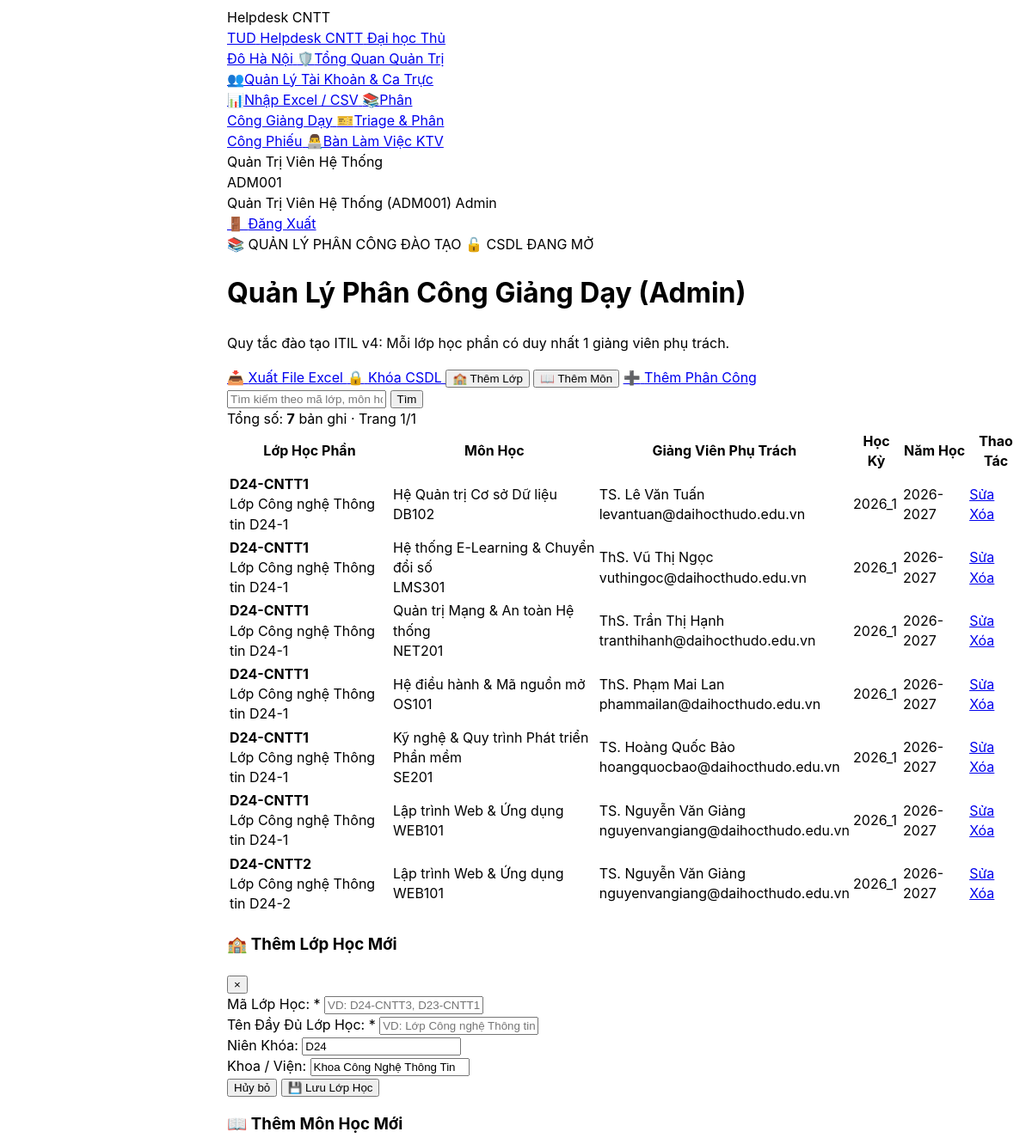
The page /LeHaMy_GiangVien/index.php (signed in, upper part) on the database as committed earlier.
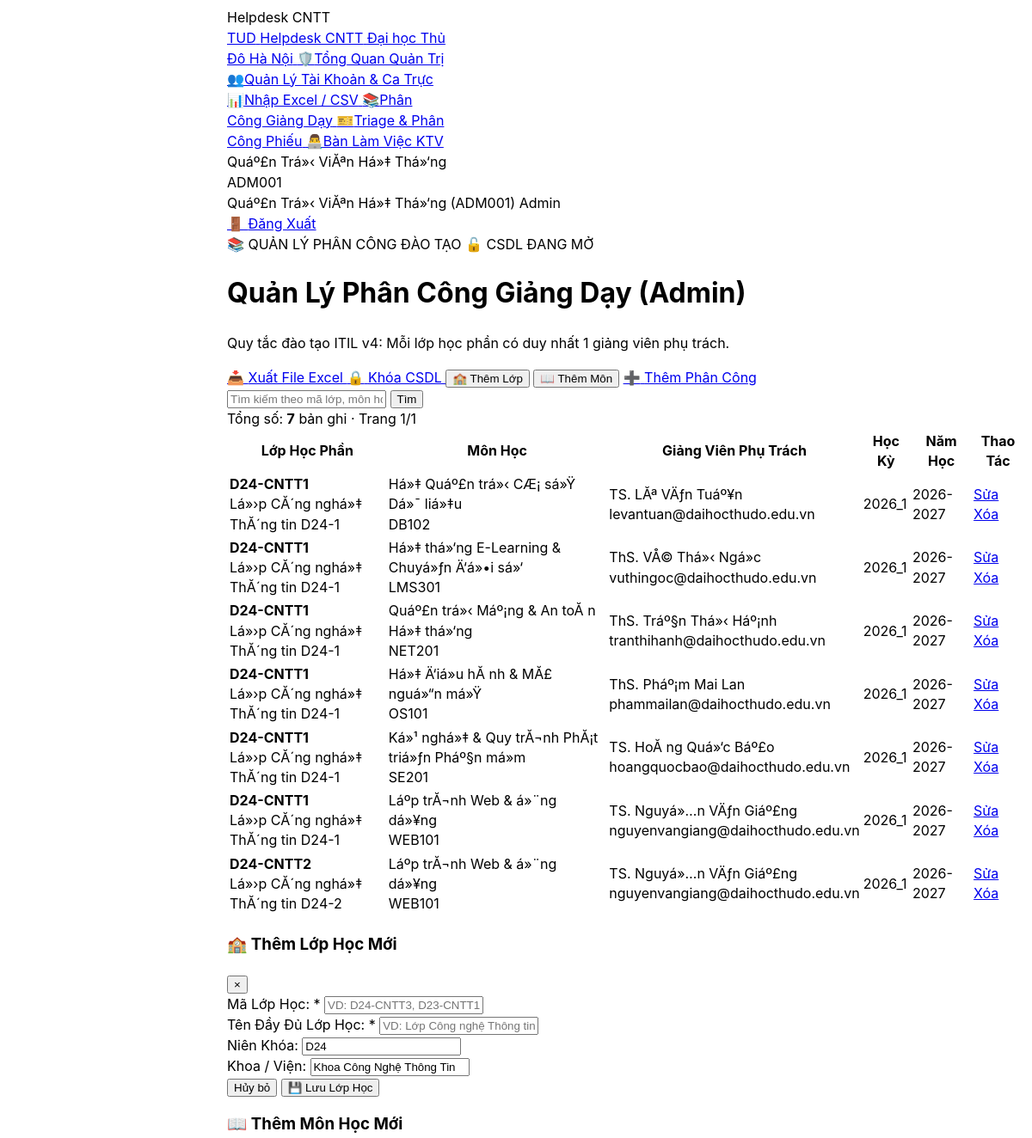
The same page on the database as committed later.
### tables this page shows
CREATE TABLE `course_assignments` (
  `id` int(10) unsigned NOT NULL AUTO_INCREMENT,
  `class_id` int(10) unsigned NOT NULL,
  `course_id` int(10) unsigned NOT NULL,
  `lecturer_id` int(10) unsigned NOT NULL,
  `semester` varchar(20) NOT NULL DEFAULT '2026_1',
  `academic_year` varchar(20) NOT NULL DEFAULT '2026-2027',
  `created_at` datetime NOT NULL DEFAULT current_timestamp(),
  PRIMARY KEY (`id`),
  UNIQUE KEY `uq_course_class_semester` (`class_id`,`course_id`,`semester`),
  KEY `fk_course_assign_course` (`course_id`),
  KEY `fk_course_assign_lecturer` (`lecturer_id`),
  CONSTRAINT `fk_course_assign_class` FOREIGN KEY (`class_id`) REFERENCES `classes` (`id`) ON DELETE CASCADE,
  CONSTRAINT `fk_course_assign_course` FOREIGN KEY (`course_id`) REFERENCES `courses` (`id`) ON DELETE CASCADE,
  CONSTRAINT `fk_course_assign_lecturer` FOREIGN KEY (`lecturer_id`) REFERENCES `users` (`id`) ON DELETE CASCADE
);

CREATE TABLE `classes` (
  `id` int(10) unsigned NOT NULL AUTO_INCREMENT,
  `class_code` varchar(30) NOT NULL,
  `name` varchar(100) NOT NULL,
  `cohort` varchar(20) NOT NULL DEFAULT 'D24',
  `faculty` varchar(100) NOT NULL DEFAULT 'Khoa CĂ´ng nghá»‡ ThĂ´ng tin',
  `academic_year` varchar(30) NOT NULL DEFAULT '2024-2028',
  `created_at` datetime NOT NULL DEFAULT current_timestamp(),
  PRIMARY KEY (`id`),
  UNIQUE KEY `uq_classes_code` (`class_code`)
);

CREATE TABLE `courses` (
  `id` int(10) unsigned NOT NULL AUTO_INCREMENT,
  `course_code` varchar(30) NOT NULL,
  `name` varchar(100) NOT NULL,
  `credits` tinyint(3) unsigned NOT NULL DEFAULT 3,
  `department` varchar(100) NOT NULL DEFAULT 'Bá»™ mĂ´n CĂ´ng nghá»‡ Pháº§n má»m',
  `created_at` datetime NOT NULL DEFAULT current_timestamp(),
  PRIMARY KEY (`id`),
  UNIQUE KEY `uq_courses_code` (`course_code`)
);

CREATE TABLE `users` (
  `id` int(10) unsigned NOT NULL AUTO_INCREMENT,
  `user_code` varchar(30) NOT NULL,
  `name` varchar(100) NOT NULL,
  `email` varchar(190) NOT NULL,
  `personal_email` varchar(190) DEFAULT NULL,
  `password_hash` varchar(255) NOT NULL,
  `role` enum('requester','agent','admin') NOT NULL DEFAULT 'requester',
  `user_type` enum('student','lecturer','staff') NOT NULL DEFAULT 'student',
  `department` varchar(100) DEFAULT NULL,
  `phone` varchar(20) DEFAULT NULL,
  `class_id` int(10) unsigned DEFAULT NULL,
  `cohort` varchar(20) DEFAULT 'D24',
  `academic_status` enum('studying','graduated','expelled','suspended') NOT NULL DEFAULT 'studying',
  `specialty_category_id` int(10) unsigned DEFAULT NULL,
  `max_capacity` tinyint(3) unsigned NOT NULL DEFAULT 5,
  `active_tickets_count` tinyint(3) unsigned NOT NULL DEFAULT 0,
  `is_on_duty` tinyint(1) NOT NULL DEFAULT 1,
  `failed_attempts` tinyint(3) unsigned NOT NULL DEFAULT 0,
  `locked_until` datetime DEFAULT NULL,
  `is_active` tinyint(1) NOT NULL DEFAULT 1,
  `lock_reason` enum('none','brute_force','violation','expelled','tuition_debt','graduated') NOT NULL DEFAULT 'none',
  `is_first_login` tinyint(1) NOT NULL DEFAULT 1,
  `created_at` datetime NOT NULL DEFAULT current_timestamp(),
  `updated_at` datetime NOT NULL DEFAULT current_timestamp() ON UPDATE current_timestamp(),
  `avatar_path` varchar(255) DEFAULT NULL,
  PRIMARY KEY (`id`),
  UNIQUE KEY `uq_users_user_code` (`user_code`),
  UNIQUE KEY `uq_users_email` (`email`),
  KEY `fk_users_class` (`class_id`),
  KEY `fk_users_specialty_category` (`specialty_category_id`),
  KEY `idx_agent_dispatch` (`role`,`is_active`,`is_on_duty`,`specialty_category_id`,`active_tickets_count`),
  KEY `idx_user_lookup` (`user_code`,`user_type`,`academic_status`),
  KEY `idx_cohort_filter` (`cohort`,`academic_status`),
  CONSTRAINT `fk_users_class` FOREIGN KEY (`class_id`) REFERENCES `classes` (`id`) ON DELETE SET NULL,
  CONSTRAINT `fk_users_specialty_category` FOREIGN KEY (`specialty_category_id`) REFERENCES `categories` (`id`) ON DELETE SET NULL
);

### LeHaMy_GiangVien/views/lecturer/assignments/index.php (the view, shortened to what the changed rows need)
<?php
$userRole   = $_SESSION['user']['role'] ?? '';
$userType   = $_SESSION['user']['user_type'] ?? '';
$isLecturer = ($userType === 'lecturer' && $userRole !== 'admin');
$isLocked   = !empty($_SESSION['assignments_locked']);
$pageTitle  = $isLecturer ? 'Lớp Học Phần Tôi Phụ Trách' : 'Quản Lý Phân Công Giảng Dạy (Admin)';
require_once __DIR__ . '/../../../../config/database.php';
?>
<!DOCTYPE html>
<html lang="vi">
<head>
    <script src="https://www.gstatic.com/antigravity/web/dev/tailwindcss.min.js"></script>
</head>
<body class="bg-slate-50 text-slate-800 font-sans antialiased min-h-screen flex flex-col justify-between">
<?php require_once __DIR__ . '/../../../../includes/navbar.php'; ?>
<main class="flex-1 max-w-7xl mx-auto w-full px-4 sm:px-6 lg:px-8 py-6 space-y-6">
    <div class="bg-gradient-to-r from-slate-900 via-indigo-950 to-slate-900 text-white rounded-3xl p-6 shadow-md border border-indigo-900/50 flex flex-col md:flex-row md:items-center justify-between gap-4">
        <div>
            <h1 class="text-2xl font-black text-white">
                <?= htmlspecialchars($pageTitle) ?>
            </h1>
        </div>
    </div>
    <div class="bg-white border border-slate-200 rounded-3xl shadow-sm overflow-hidden">
        <div class="overflow-x-auto">
            <table class="w-full text-left border-collapse text-xs">
                <thead>
                    <tr class="bg-slate-50 text-slate-600 font-bold border-b border-slate-200 text-[11px]">
                        <th class="py-3.5 px-4">Lớp Học Phần</th>
                        <th class="py-3.5 px-4">Môn Học</th>
                        <th class="py-3.5 px-4">Giảng Viên Phụ Trách</th>
                        <th class="py-3.5 px-4 text-center">Học Kỳ</th>
                        <th class="py-3.5 px-4 text-center">Năm Học</th>
                        <?php if (!$isLecturer): ?>
                            <th class="py-3.5 px-4 text-center">Thao Tác</th>
                        <?php endif; ?>
                    </tr>
                </thead>
                <tbody class="divide-y divide-slate-100">
                    <?php if (empty($assignments)): ?>
                        <tr>
                            <td colspan="<?= $isLecturer ? 5 : 6 ?>" class="py-8 text-center text-slate-400">Không có dữ liệu phân công giảng dạy nào.</td>
                        </tr>
                    <?php else: ?>
                        <?php foreach ($assignments as $row): ?>
                            <tr class="hover:bg-slate-50/80 transition">
                                <td class="py-3.5 px-4">
                                    <strong class="font-mono text-indigo-600 font-bold"><?= htmlspecialchars($row['class_code']) ?></strong>
                                    <div class="text-[11px] text-slate-500"><?= htmlspecialchars($row['class_name']) ?></div>
                                </td>
                                <td class="py-3.5 px-4 font-semibold text-slate-800">
                                    <?= htmlspecialchars($row['course_name']) ?>
                                    <div class="text-[11px] text-slate-400 font-mono"><?= htmlspecialchars($row['course_code']) ?></div>
                                </td>
                                <td class="py-3.5 px-4">
                                    <div class="font-bold text-slate-900"><?= htmlspecialchars($row['lecturer_name']) ?></div>
                                    <div class="text-[11px] text-slate-400 font-mono"><?= htmlspecialchars($row['lecturer_email']) ?></div>
                                </td>
                                <td class="py-3.5 px-4 text-center font-mono font-semibold text-indigo-700"><?= htmlspecialchars($row['semester']) ?></td>
                                <td class="py-3.5 px-4 text-center font-mono text-slate-600"><?= htmlspecialchars($row['academic_year']) ?></td>
                                <?php if (!$isLecturer): ?>
                                    <td class="py-3.5 px-4 text-center">
                                        <?php if ($isLocked): ?>
                                            <span class="text-[11px] text-slate-400 italic">Đã khóa</span>
                                        <?php else: ?>
                                            <div class="flex items-center justify-center gap-1.5">
                                                <a href="index.php?action=edit&id=<?= $row['id'] ?>" class="px-2.5 py-1 bg-indigo-50 hover:bg-indigo-100 text-indigo-700 font-bold rounded-lg transition text-[11px]">
                                                    Sửa
                                                </a>
                                                <a href="index.php?action=delete&id=<?= $row['id'] ?>" onclick="return confirm('Bạn có chắc muốn xóa phân công này?');" class="px-2.5 py-1 bg-rose-50 hover:bg-rose-100 text-rose-700 font-bold rounded-lg transition text-[11px]">
                                                    Xóa
                                                </a>
                                            </div>
                                        <?php endif; ?>
                                    </td>
                                <?php endif; ?>
                            </tr>
                        <?php endforeach; ?>
                    <?php endif; ?>
                </tbody>
            </table>
        </div>
    </div>
</main>
</body>
</html>

### includes/navbar.php (shortened to what the changed rows need)
<?php
if (!function_exists('get_app_base_url')) {
    function get_app_base_url(): string {
        $docRoot = str_replace('\\', '/', realpath($_SERVER['DOCUMENT_ROOT'] ?? '') ?: ($_SERVER['DOCUMENT_ROOT'] ?? ''));
        $appRoot = str_replace('\\', '/', realpath(__DIR__ . '/..') ?: dirname(__DIR__));
        $script = $_SERVER['SCRIPT_NAME'] ?? '';
        $folder = 'bai-tap-lon-lap-trinh-web-nhom1';
        $pos = strpos($script, $folder);
        return '/';
    }
}
$appBase = get_app_base_url();
$currentUser = $_SESSION['user'] ?? null;
$isLoggedIn  = !empty($currentUser);
$userRole    = $currentUser['role'] ?? 'guest';
$userType    = $currentUser['user_type'] ?? 'guest';
$hasFixedSidebar = $isLoggedIn;
?>
<script src="https://www.gstatic.com/antigravity/web/dev/tailwindcss.min.js"></script>
<header class="bg-slate-900 border-b border-slate-800 text-slate-100 sticky top-0 z-[70] shadow-md relative">
    <div class="max-w-7xl mx-auto px-4 sm:px-6 lg:px-8">
        <div class="flex items-center justify-between min-h-14">
            <?php if ($hasFixedSidebar): ?>
                <nav aria-label="Điều hướng chính" class="app-role-sidebar fixed top-0 bottom-0 left-0 z-[80] flex flex-col overflow-y-auto bg-slate-900 p-4 shadow-2xl ring-1 ring-white/10 items-stretch gap-1 text-sm">
            <?php else: ?>
                <nav id="primary-navigation" aria-label="Điều hướng chính" class="flex min-w-0 flex-1 items-center gap-1 overflow-x-auto px-2 text-sm">
            <?php endif; ?>
                <?php if ($hasFixedSidebar): ?>
                    <div class="sidebar-user-copy mt-auto border-t border-slate-700/80 pt-4 text-xs text-slate-200">
                        <div class="truncate font-semibold"><?php echo htmlspecialchars($currentUser['name']); ?></div>
                        <div class="mt-1 text-slate-400"><?php echo htmlspecialchars($currentUser['user_code']); ?></div>
                    </div>
                <?php endif; ?>
            </nav>
            <div class="flex items-center gap-2 shrink-0">
                <?php if ($isLoggedIn): ?>
                    <div class="hidden sm:flex items-center gap-2 bg-slate-800/80 border border-slate-700/80 px-3 py-1 rounded-xl text-xs">
                        <span class="font-semibold text-white"><?php echo htmlspecialchars($currentUser['name']); ?></span>
                        <span class="text-slate-400 font-mono text-[11px]">(<?php echo htmlspecialchars($currentUser['user_code']); ?>)</span>
                        <span class="px-1.5 py-0.5 rounded bg-indigo-500/20 text-indigo-300 text-[10px] font-bold uppercase">
                            <?php
                            if ($userRole === 'admin') echo 'Admin';
                            elseif ($userRole === 'agent') echo 'KTV';
                            elseif ($userType === 'lecturer') echo 'Giảng Viên';
                            else echo 'Sinh Viên';
                            ?>
                        </span>
                    </div>
                    <a href="<?php echo $appBase; ?>index.php?action=logout"
                       aria-label="Đăng xuất" title="Đăng xuất"
                       onclick="return confirm('Bạn có chắc chắn muốn đăng xuất?');"
                       class="px-2 sm:px-2.5 py-1.5 bg-rose-600/20 hover:bg-rose-600 text-rose-300 hover:text-white border border-rose-500/30 rounded-xl text-xs font-bold transition flex items-center gap-1">
                        <span>🚪</span> <span class="hidden sm:inline">Đăng Xuất</span>
                    </a>
                <?php else: ?>
                    <a href="<?php echo $appBase; ?>index.php" aria-label="Đăng nhập" class="px-3 sm:px-4 py-1.5 bg-indigo-600 hover:bg-indigo-500 text-white font-bold rounded-xl text-xs transition shadow-sm">
                        🔑 <span class="sr-only sm:not-sr-only">Đăng Nhập</span>
                    </a>
                <?php endif; ?>
            </div>
        </div>
    </div>
</header>

Rows that differ between the two databases and show on the page:
changed through a linked row, course_assignments "DB102": class.name "Lớp Công nghệ Thông tin D24-1" → "Lá»›p CĂ´ng nghá»‡ ThĂ´ng tin D24-1"; course.name "Hệ Quản trị Cơ sở Dữ liệu" → "Há»‡ Quáº£n trá»‹ CÆ¡ sá»Ÿ Dá»¯ liá»‡u"; lecturer.name "TS. Lê Văn Tuấn" → "TS. LĂª VÄƒn Tuáº¥n"
changed through a linked row, course_assignments "LMS301": class.name "Lớp Công nghệ Thông tin D24-1" → "Lá»›p CĂ´ng nghá»‡ ThĂ´ng tin D24-1"; course.name "Hệ thống E-Learning & Chuyển đổi số" → "Há»‡ thá»‘ng E-Learning & Chuyá»ƒn Ä‘á»•i sá»‘"; lecturer.name "ThS. Vũ Thị Ngọc" → "ThS. VÅ© Thá»‹ Ngá»c"
changed through a linked row, course_assignments "NET201": class.name "Lớp Công nghệ Thông tin D24-1" → "Lá»›p CĂ´ng nghá»‡ ThĂ´ng tin D24-1"; course.name "Quản trị Mạng & An toàn Hệ thống" → "Quáº£n trá»‹ Máº¡ng & An toĂ n Há»‡ thá»‘ng"; lecturer.name "ThS. Trần Thị Hạnh" → "ThS. Tráº§n Thá»‹ Háº¡nh"
changed through a linked row, course_assignments "OS101": class.name "Lớp Công nghệ Thông tin D24-1" → "Lá»›p CĂ´ng nghá»‡ ThĂ´ng tin D24-1"; course.name "Hệ điều hành & Mã nguồn mở" → "Há»‡ Ä‘iá»u hĂ nh & MĂ£ nguá»“n má»Ÿ"; lecturer.name "ThS. Phạm Mai Lan" → "ThS. Pháº¡m Mai Lan"
changed through a linked row, course_assignments "SE201": class.name "Lớp Công nghệ Thông tin D24-1" → "Lá»›p CĂ´ng nghá»‡ ThĂ´ng tin D24-1"; course.name "Kỹ nghệ & Quy trình Phát triển Phần mềm" → "Ká»¹ nghá»‡ & Quy trĂ¬nh PhĂ¡t triá»ƒn Pháº§n má»m"; lecturer.name "TS. Hoàng Quốc Bảo" → "TS. HoĂ ng Quá»‘c Báº£o"
changed through a linked row, course_assignments (number 6 of 7 on the later page): class.name "Lớp Công nghệ Thông tin D24-1" → "Lá»›p CĂ´ng nghá»‡ ThĂ´ng tin D24-1"; course.name "Lập trình Web & Ứng dụng" → "Láº­p trĂ¬nh Web & á»¨ng dá»¥ng"; lecturer.name "TS. Nguyễn Văn Giảng" → "TS. Nguyá»…n VÄƒn Giáº£ng"
changed through a linked row, course_assignments "D24-CNTT2": class.name "Lớp Công nghệ Thông tin D24-2" → "Lá»›p CĂ´ng nghá»‡ ThĂ´ng tin D24-2"; course.name "Lập trình Web & Ứng dụng" → "Láº­p trĂ¬nh Web & á»¨ng dá»¥ng"; lecturer.name "TS. Nguyễn Văn Giảng" → "TS. Nguyá»…n VÄƒn Giáº£ng"
Other text that changed with them:
$currentUser['name']: "Quản Trị Viên Hệ Thống" → "Quáº£n Trá»‹ ViĂªn Há»‡ Thá»‘ng"
